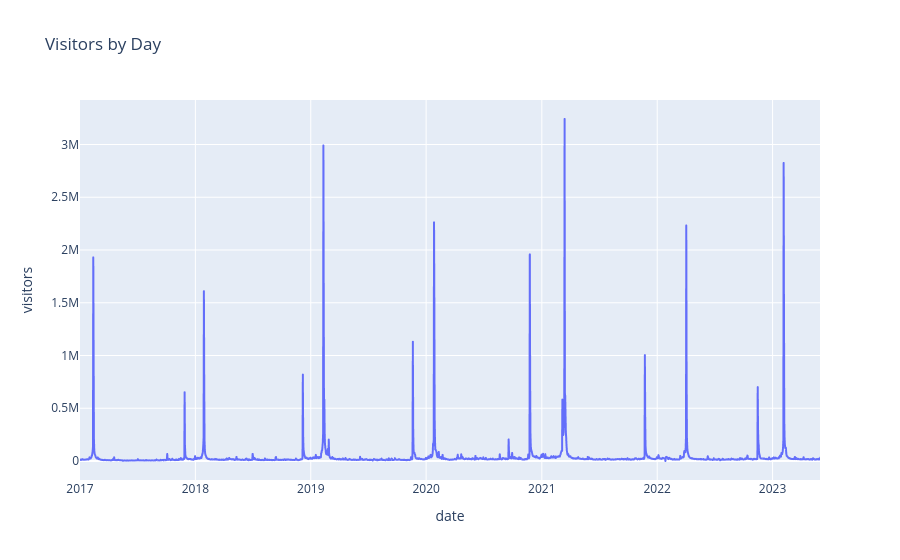

Notebook code cell kept with this figure:
### Markdown cell above
## Task 3

The Grammy Awards are among the most prominent events in the global music industry. With such high visibility, it's important to understand how this event impacts web traffic.

**A.** Create a line chart of the number of users on the site for every day in the `full_df`.

### Code cell
# Plot a line chart of the visitors on the site
px.line(full_df, x = 'date', y = 'visitors', title = 'Visitors by Day')

### Figure 1 — Plotly figure (JSON) as saved in the notebook; plotly's stock layout.template omitted (floating-point values rounded to 4 significant figures; data arrays with more than 128 entries replaced by an {"elided": "..."} marker saying what was removed)
{"data": [{"hovertemplate": "date=%{x}<br>visitors=%{y}<extra></extra>", "legendgroup": "", "line": {"color": "#636efa", "dash": "solid"}, "marker": {"symbol": "circle"}, "mode": "lines", "name": "", "showlegend": false, "type": "scattergl", "x": {"elided": "2342 str values"}, "xaxis": "x", "y": {"elided": "2342 int values"}, "yaxis": "y"}], "layout": {"autosize": true, "dragmode": "pan", "legend": {"tracegroupgap": 0}, "title": {"text": "Visitors by Day"}, "xaxis": {"anchor": "y", "autorange": false, "domain": [0, 1], "range": ["2017-01-01", "2023-05-31"], "title": {"text": "date"}, "type": "date"}, "yaxis": {"anchor": "x", "autorange": false, "domain": [0, 1], "range": [-180100.0, 3422000.0], "title": {"text": "visitors"}, "type": "linear"}}}
